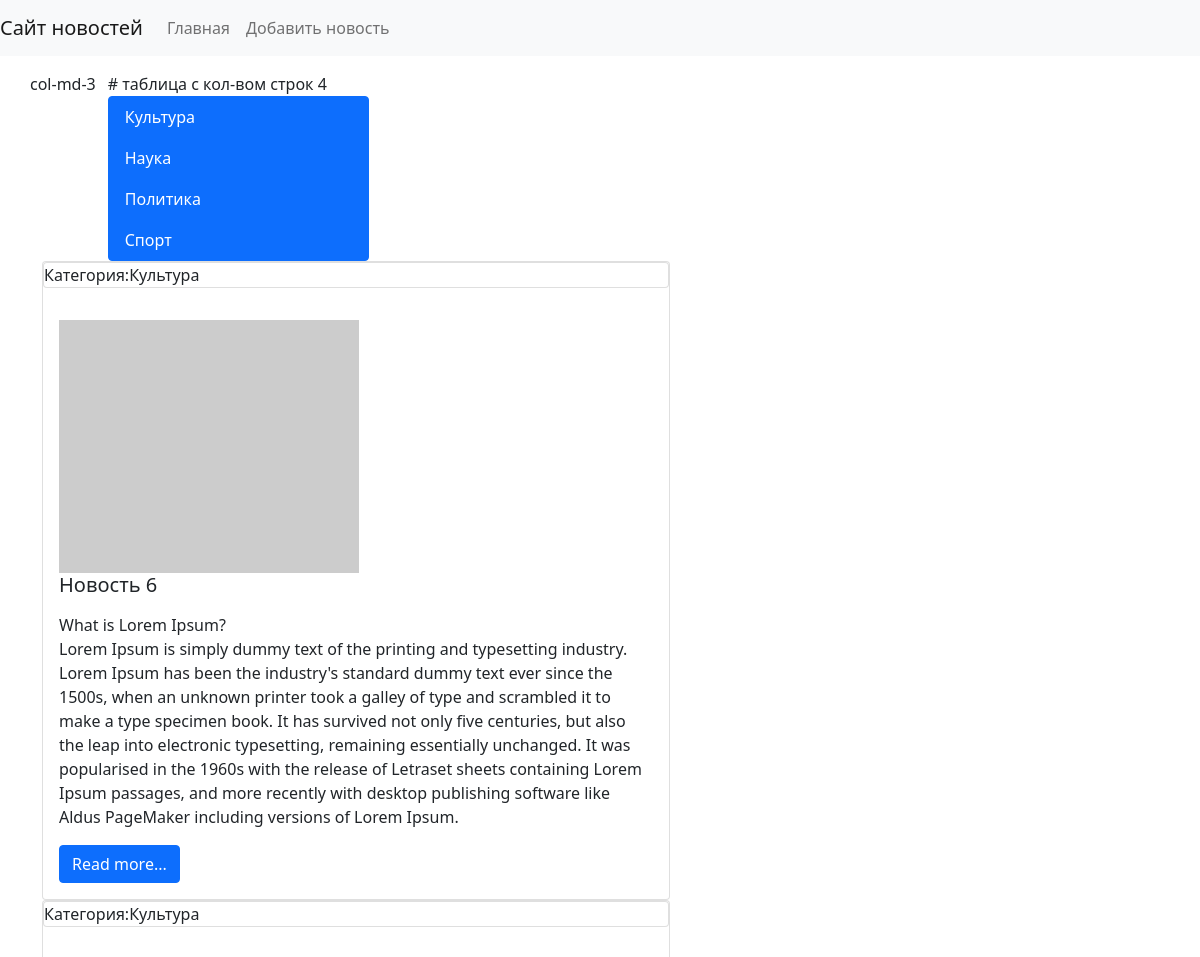
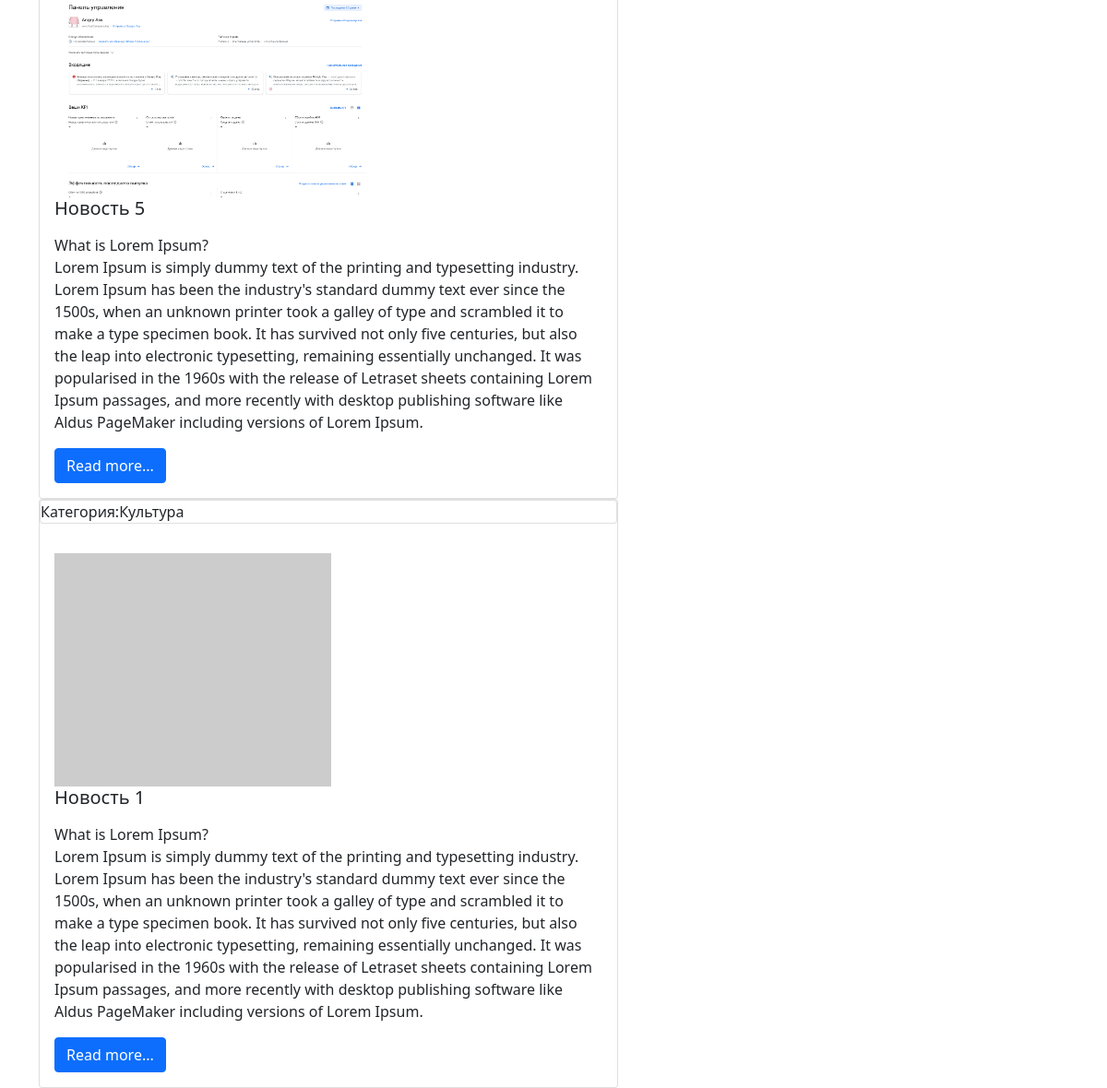
Page /category/1/ on the committed database (2 pictures, top to bottom).
### news/models.py (models this page shows, shortened)
class Category(models.Model):# создаём новый клас(таблицу) для категорий новостей(первичная модель)
    title = models.CharField(max_length=150, db_index=True,verbose_name='Наименование категории')
    def __str__(self):  # метод строкового представления обьекта (для отображения не Cat. object а по названию категории)
        return self.title
    class Meta: # создаем класс Мета для переименования в админке
        verbose_name= 'Категория'
        verbose_name_plural = 'Категории'
        ordering = ['title'] # сортировка

class News(models.Model):
    title = models.CharField(max_length= 150, verbose_name='Наменование')
    content= models.TextField(blank=True, verbose_name='Контент')
    created_at= models.DateTimeField(auto_now_add=True, verbose_name='Опубликовано')
    updated_at= models.DateTimeField(auto_now=True, verbose_name='Обновлено')
    photo= models.ImageField(upload_to='photos/%Y/%m/%d/', blank=True)# blank означает необязательное поле для заполнения
    is_published=models.BooleanField(default=True,verbose_name='Опубликовано?')
    category= models.ForeignKey('Category', on_delete=models.PROTECT,null=True,verbose_name='Категория') # прописываем связь таблиц через ForeignKey
    class Meta: # создаем класс Мета для переименования в админке(работает только с админкой)
        verbose_name= 'Новость'
        verbose_name_plural = 'Новости'
        ordering = ['-created_at'] # сортировка

### news/views.py (the view)
# urls.py: path('category/<int:category_id>/', get_category,name='category'),# указываем необходимый маршрут
def  get_category(request,category_id):
    news= News.objects.filter(category_id=category_id)
    categories=Category.objects.all()
    category=Category.objects.get(pk=category_id)
    return render(request, 'news/category.html', {'news': news, 'categories': categories,'category':category})

### news/templates/news/category.html (shortened to what this page needs)
{% extends 'base.html' %}
{% block sidebar %}
  <div class="col-md-3"> # таблица с кол-вом строк 4
                      <div class="list-group">
                          {%for item in categories%}
                          <a href="{% url 'category' item.pk %}" class="list-group-item list-group-item-action active" aria-current="true">{{item.title}}</a>
                           {%endfor%}
                      </div>
                  </div>
{% endblock %}
{% block content%}
 <div class="col-md-9">
                  {%for item in news%}
                      <div class="card">
              <div class="card mb-3">
                Категория:{{item.category}}
              </div>
              <div class="card-body">
                  {%if item.photo%}
                     <img src="{{item.photo.url}}" alt="" width="350" class="mr-3">
                  {%else%}
                     <img src="https://picsum.photos/id/237/200/300" alt=""width="300" class="mr-3">
                  {%endif%}
                <h5 class="card-title">{{item.title}}</h5>
                <p class="card-text">{{item.content|linebreaks}}</p>
                <a href="#" class="btn btn-primary">Read more...</a>
              </div>
            </div>
                  {%endfor%}
                  </div>
{% endblock %}

### templates/base.html (shortened to what this page needs)
<!doctype html>
<html lang="en">
  <head>
    <link href="https://cdn.jsdelivr.net/npm/bootstrap@5.1.3/dist/css/bootstrap.min.css" rel="stylesheet">
  </head>
  <body>
{% include 'inc/_nav.html'%}
          <div class="container mt-3">
              <div class="row">
                  <div class=""></div>col-md-3
                   {%block sidebar%}SIDEBAR{%endblock%}
                  </div>
                 <div class="col-md-9">
                   {%block content%}CONTENT{%endblock%}
                 </div>
              </div>
  </body>
</html>

### templates/inc/_nav.html (shortened to what this page needs)
<nav class="navbar navbar-expand-lg navbar-light bg-light">
      <a class="navbar-brand" href="{%url 'home'%}">Сайт новостей</a>
    <div class="collapse navbar-collapse" id="navbarSupportedContent">
      <ul class="navbar-nav me-auto mb-2 mb-lg-0">
          <li class="nav-item"><a class="nav-link" href="{%url 'home'%}">Главная</a></li>
          <li class="nav-item"><a class="nav-link" href="{%url 'home'%}">Добавить новость</a></li>
      </ul>
    </div>
</nav>

### rows in the picture
Category: title "Культура"
Category: title "Наука"
Category: title "Политика"
Category: title "Спорт"
News: category "Культура", title "Новость 6", content "What is Lorem Ipsum? Lorem Ipsum is simply dummy text of the printing and typesetting industry. Lorem Ipsum has been the industry's standard dummy text ever since the 1500s, when an unknown printer took a galley of type and scrambled it to make a type specimen book. It has survived not only five centuries, but also the leap into electronic typesetting, remaining essentially unchanged. It was popularised in the 1960s with the release of Letraset sheets containing Lorem Ipsum passages, and more recently with desktop publishing software like Aldus PageMaker including versions of Lorem Ipsum."
News: category "Культура", photo (picture), title "Новость 5", content "What is Lorem Ipsum? Lorem Ipsum is simply dummy text of the printing and typesetting industry. Lorem Ipsum has been the industry's standard dummy text ever since the 1500s, when an unknown printer took a galley of type and scrambled it to make a type specimen book. It has survived not only five centuries, but also the leap into electronic typesetting, remaining essentially unchanged. It was popularised in the 1960s with the release of Letraset sheets containing Lorem Ipsum passages, and more recently with desktop publishing software like Aldus PageMaker including versions of Lorem Ipsum."
News: category "Культура", title "Новость 1", content "What is Lorem Ipsum? Lorem Ipsum is simply dummy text of the printing and typesetting industry. Lorem Ipsum has been the industry's standard dummy text ever since the 1500s, when an unknown printer took a galley of type and scrambled it to make a type specimen book. It has survived not only five centuries, but also the leap into electronic typesetting, remaining essentially unchanged. It was popularised in the 1960s with the release of Letraset sheets containing Lorem Ipsum passages, and more recently with desktop publishing software like Aldus PageMaker including versions of Lorem Ipsum."
